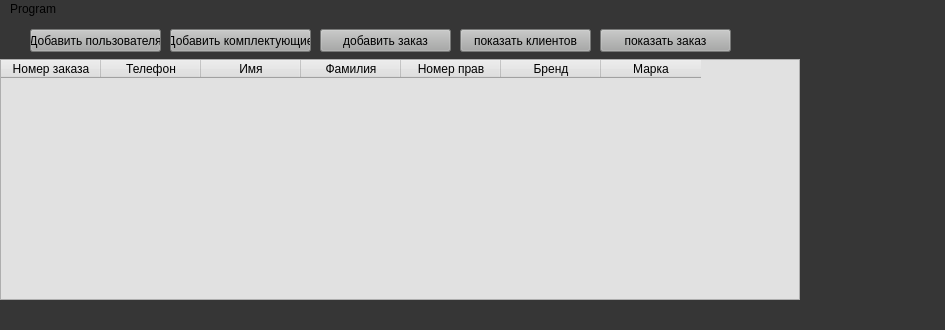
<?xml version="1.0" encoding="UTF-8"?>
<ui version="4.0">
 <class>MainWindow</class>
 <widget class="QMainWindow" name="MainWindow">
  <property name="geometry">
   <rect>
    <x>0</x>
    <y>0</y>
    <width>945</width>
    <height>330</height>
   </rect>
  </property>
  <property name="minimumSize">
   <size>
    <width>820</width>
    <height>300</height>
   </size>
  </property>
  <property name="windowTitle">
   <string>MainWindow</string>
  </property>
  <property name="styleSheet">
   <string notr="true">background-color:rgb(54, 54, 54)</string>
  </property>
  <widget class="QWidget" name="centralwidget">
   <widget class="QTableWidget" name="tableWidget">
    <property name="geometry">
     <rect>
      <x>0</x>
      <y>40</y>
      <width>800</width>
      <height>241</height>
     </rect>
    </property>
    <property name="maximumSize">
     <size>
      <width>800</width>
      <height>16777215</height>
     </size>
    </property>
    <property name="styleSheet">
     <string notr="true">background-color:rgb(225,225,225)</string>
    </property>
    <column>
     <property name="text">
      <string>Номер заказа</string>
     </property>
    </column>
    <column>
     <property name="text">
      <string>Телефон</string>
     </property>
    </column>
    <column>
     <property name="text">
      <string>Имя</string>
     </property>
    </column>
    <column>
     <property name="text">
      <string>Фамилия</string>
     </property>
    </column>
    <column>
     <property name="text">
      <string>Номер прав</string>
     </property>
    </column>
    <column>
     <property name="text">
      <string>Бренд</string>
     </property>
    </column>
    <column>
     <property name="text">
      <string>Марка</string>
     </property>
    </column>
   </widget>
   <widget class="QPushButton" name="add_user">
    <property name="geometry">
     <rect>
      <x>30</x>
      <y>10</y>
      <width>131</width>
      <height>23</height>
     </rect>
    </property>
    <property name="styleSheet">
     <string notr="true">background-color:rgb(167, 168, 167)</string>
    </property>
    <property name="text">
     <string>Добавить пользователя</string>
    </property>
   </widget>
   <widget class="QPushButton" name="add_car">
    <property name="geometry">
     <rect>
      <x>170</x>
      <y>10</y>
      <width>141</width>
      <height>23</height>
     </rect>
    </property>
    <property name="styleSheet">
     <string notr="true">background-color:rgb(167, 168, 167)</string>
    </property>
    <property name="text">
     <string>Добавить комплектующие</string>
    </property>
   </widget>
   <widget class="QPushButton" name="add_order">
    <property name="geometry">
     <rect>
      <x>320</x>
      <y>10</y>
      <width>131</width>
      <height>23</height>
     </rect>
    </property>
    <property name="styleSheet">
     <string notr="true">background-color:rgb(167, 168, 167)</string>
    </property>
    <property name="text">
     <string>добавить заказ</string>
    </property>
   </widget>
   <widget class="QPushButton" name="show_user_butt">
    <property name="geometry">
     <rect>
      <x>460</x>
      <y>10</y>
      <width>131</width>
      <height>23</height>
     </rect>
    </property>
    <property name="styleSheet">
     <string notr="true">background-color:rgb(167, 168, 167)</string>
    </property>
    <property name="text">
     <string>показать клиентов</string>
    </property>
   </widget>
   <widget class="QPushButton" name="show_car_butt">
    <property name="geometry">
     <rect>
      <x>600</x>
      <y>10</y>
      <width>131</width>
      <height>23</height>
     </rect>
    </property>
    <property name="styleSheet">
     <string notr="true">background-color:rgb(167, 168, 167)</string>
    </property>
    <property name="text">
     <string>показать заказ</string>
    </property>
   </widget>
  </widget>
  <widget class="QMenuBar" name="menubar">
   <property name="geometry">
    <rect>
     <x>0</x>
     <y>0</y>
     <width>945</width>
     <height>22</height>
    </rect>
   </property>
   <widget class="QMenu" name="menuProgram">
    <property name="title">
     <string>Program</string>
    </property>
    <addaction name="actionC"/>
    <addaction name="action_3"/>
    <addaction name="add_model"/>
    <addaction name="add_brand"/>
   </widget>
   <addaction name="menuProgram"/>
  </widget>
  <widget class="QStatusBar" name="statusbar"/>
  <action name="actionC">
   <property name="text">
    <string>Cоздать пользователя</string>
   </property>
  </action>
  <action name="action_3">
   <property name="text">
    <string>Информация</string>
   </property>
  </action>
  <action name="action_5">
   <property name="text">
    <string>Выход</string>
   </property>
  </action>
  <action name="add_model">
   <property name="text">
    <string>Добавить модель</string>
   </property>
  </action>
  <action name="add_brand">
   <property name="text">
    <string>Добавить марку</string>
   </property>
  </action>
 </widget>
 <resources/>
 <connections/>
</ui>
